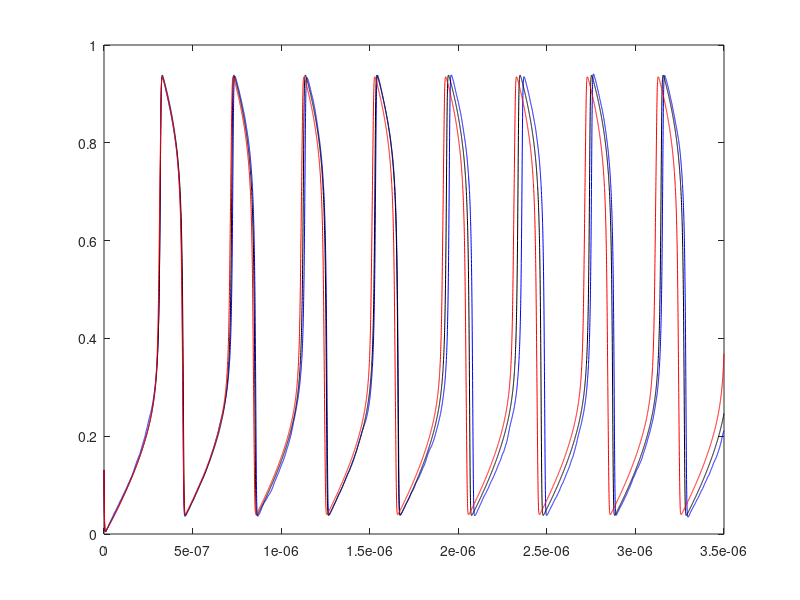
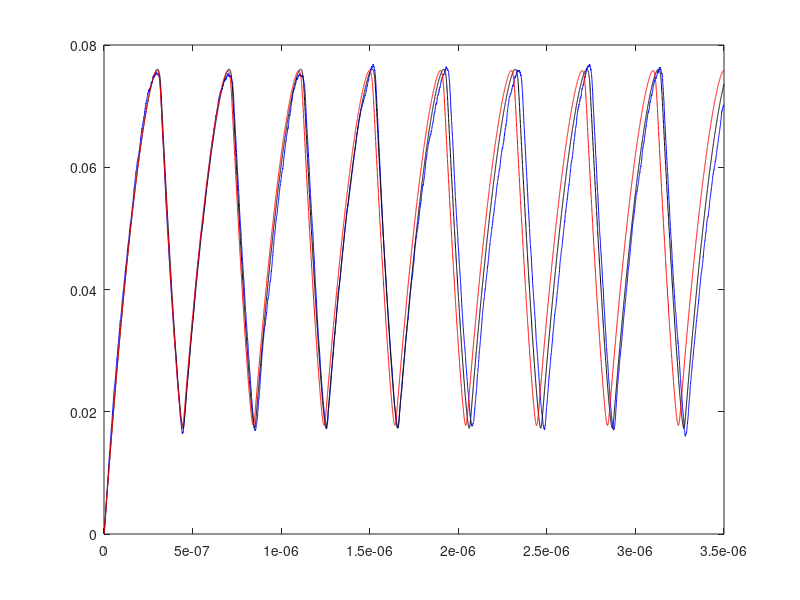
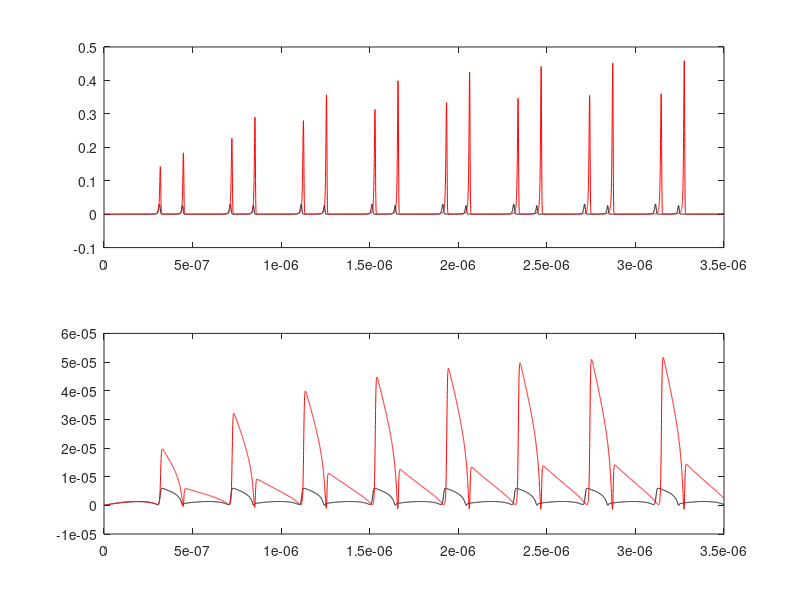

Recreate these plots in MATLAB, in order.
%% --------Tunnel-diode oscillator fitlering eqautions------------%%
% Created by: Shaival Nagarsheth
% Contains - SDEs, unpertubed ODEs, EKF, Second-order filtering equaitons
% and third-order filtering equations
% Version & Date: 06-08-2020 (updated)
%%---------------------------------------------------------------%%

%% ------------Initialization------------------
clear all;
clc;
N=10000;
T=0.35e-5;
dt=T/N;
R=0.5;
alpha=2.5;
L=1e-6;
C=1e-9;
V=0.4;
% R=1500;
% alpha=0.0001;
% L=0.000005;
% C=0.00000000002;
% V=1.2;
x1(1)=0.131;
x2(1)=0.00004;


ux1(1)=0.131;
ux2(1)=0.00004;

Fmx1(1)=0.131;
Fmx2(1)=0.00004;
FP11(1)=0;
FP22(1)=0;
FP12(1)=0;
FP21(1)=0;

Smx1(1)=0.131;
Smx2(1)=0.00004;
SP11(1)=0;
SP22(1)=0;
SP12(1)=0;
SP21(1)=0;

Tmx1(1)=0.131;
Tmx2(1)=0.00004;
TP11(1)=0;
TP22(1)=0;
TP12(1)=0;
TP21(1)=0;

%% ------------------Main Loop-------------------
for k=1:N
    dW1t=sqrt(dt)*randn;
    dW2t=sqrt(dt)*randn;
    dW3t=sqrt(dt)*randn;
    
    %% SDEs    
    x1(k+1)=x1(k)+(((1/C)*(-(x1(k))^3+1.5*(x1(k))^2-0.6*(x1(k))+x2(k)))*dt)+(alpha*dW3t);
    x2(k+1)=x2(k)+(((1/L)*(-x1(k)-R*x2(k)+V))*dt)+(alpha*(dW1t+dW2t));
    
    %% Unperturbed
    ux1(k+1)=ux1(k)+(((1/C)*(-(ux1(k))^3+1.5*(ux1(k))^2-0.6*(ux1(k))+ux2(k)))*dt);
    ux2(k+1)=ux2(k)+(((1/L)*(-ux1(k)-R*ux2(k)+V))*dt);
    
    %% EKF - mean
    Fmx1(k+1)=Fmx1(k)+((1/C)*(((-Fmx1(k))^3+1.5*(Fmx1(k))^2-0.6*(Fmx1(k)))+Fmx2(k))*dt);
    Fmx2(k+1)=Fmx2(k)+((1/L)*(-Fmx1(k)-R*Fmx2(k)+V)*dt);
    
    %% EKF-Variance    
    FP11(k+1)=FP11(k)+((((2/C)*(FP11(k)*(-3*(Fmx1(k))^2+3*(Fmx1(k))-0.6))+((2/C)*(FP12(k))))+(alpha^2))*dt);    
    FP12(k+1)=FP12(k)+((((1/L)*(-FP11(k)))+((1/L)*(-R*FP12(k)))+((1/C)*(FP12(k)*(-3*(Fmx1(k))^2+(3*(Fmx1(k)))-0.6)))+((1/C)*(FP22(k))))*dt);    
    FP21(k+1)=FP12(k+1);
    FP22(k+1)=FP22(k)+((((2/L)*((-FP12(k))+(-R*FP22(k))))+(2*alpha^2))*dt);
    
    %% Second-order Filter mean
    Smx1(k+1)=Smx1(k)+(((1/C)*((((-Smx1(k))^3+1.5*(Smx1(k))^2-0.6*(Smx1(k)))+Smx2(k))+(0.5*(SP11(k))*(-6*(Smx1(k))+(3)))))*dt);
    Smx2(k+1)=Smx2(k)+((1/L)*(-Smx1(k)-R*Smx2(k)+V)*dt);
    
    %% Second-order Filter variance
    SP11(k+1)=SP11(k)+((((2/C)*(SP11(k)*(-3*(Smx1(k))^2+3*(Smx1(k))-0.6))+((2/C)*(SP12(k))))+(alpha^2))*dt);
    SP12(k+1)=SP12(k)+((((1/L)*(-SP11(k)))+((1/L)*(-R*SP12(k)))+((1/C)*(SP12(k)*(-3*(Smx1(k))^2+(3*(Smx1(k)))-0.6)))+((1/C)*(SP22(k))))*dt);
    SP21(k+1)=SP12(k+1);
    SP22(k+1)=SP22(k)+((((2/L)*((-SP12(k))+(-R*SP22(k))))+(2*alpha^2))*dt);
    
    %% Third-order filer mean
    Tmx1(k+1)=Tmx1(k)+(((1/C)*((((-Tmx1(k))^3+1.5*(Tmx1(k))^2-0.6*(Tmx1(k)))+Tmx2(k))+(0.5*(TP11(k))*(-6*(Tmx1(k))+(3)))))*dt);
    Tmx2(k+1)=Tmx2(k)+((1/L)*(-Tmx1(k)-R*Tmx2(k)+V)*dt);    
    
    %% Third-order fitler variance
    TP11(k+1)=TP11(k)+((((2/C)*(TP11(k)*(-3*(Tmx1(k))^2+3*(Tmx1(k))-0.6))+((2/C)*(TP12(k)))+((-6/C)*(TP11(k)*TP11(k))))+(alpha^2))*dt);
    TP12(k+1)=TP12(k)+((((1/L)*(-TP11(k)))+((1/L)*(-R*TP12(k)))+((1/C)*(TP12(k)*(-3*(Tmx1(k))^2+(3*(Tmx1(k)))-0.6)))+((1/C)*(TP22(k)))+((-3/C)*(TP12(k)*TP11(k))))*dt);
    TP21(k+1)=TP12(k+1);
    TP22(k+1)=TP22(k)+((((2/L)*((-TP12(k))+(-R*TP22(k))))+(2*alpha^2))*dt);    
end

t=0:dt:T;

%% Plots for mean and variance

% plot(t,x1);
% figure;
% plot(t,x2);
% figure;
% plot(t,x1,'r',t,ux1,'b');
% figure;
% plot(t,x2,'r',t,ux2,'b');
% figure;
% plot(t,ux1,'r',t,Fmx1,'b');
% figure;
% plot(t,ux2,'r',t,Fmx2,'b');

%usefull
% figure;
% plot(x2,x1);
% figure;
% plot(ux2,ux1);

% figure;
% plot(t,Fmx1);
% figure;
% plot(t,Fmx2);
% figure;
% plot(t,Smx1);
% figure;
% plot(t,Smx2);
% figure;
% plot(t,FP11,'r');
% figure;
% plot(t,FP22,'g');
% figure;
% plot(t,SP11,'r');
% figure;
% plot(t,SP22,'g');
% figure;
% plot(t,Smx2,'r');
% figure;
% plot(t,Smx1,'g');
% figure;
% plot(t,SP11,'r');
% figure;
% plot(t,SP22,'g');

%% ------------Comparison of SDEs and EKF---------------------%%
% figure;
% plot(t,x1,'black',t,Fmx1,'red');
% figure;
% plot(t,x2,'black',t,Fmx2,'red');

% figure;
% plot(t,FP11);
% figure;
% plot(t,FP22);
%%-----------------------------------------------%%

%% ------------Comparison of EKF and Third-order Filter---------------------%%

figure;
plot(t,x1,'blue',t,Fmx1,'black',t,Tmx1,'red');
figure;
plot(t,x2,'blue',t,Fmx2,'black',t,Tmx2,'red');

figure;
subplot(2,1,1)
plot(t,TP11,'black',t,FP11,'r');
subplot(2,1,2)
plot(t,TP22,'black',t,FP22,'r');
%%-----------------------------------------------%%
